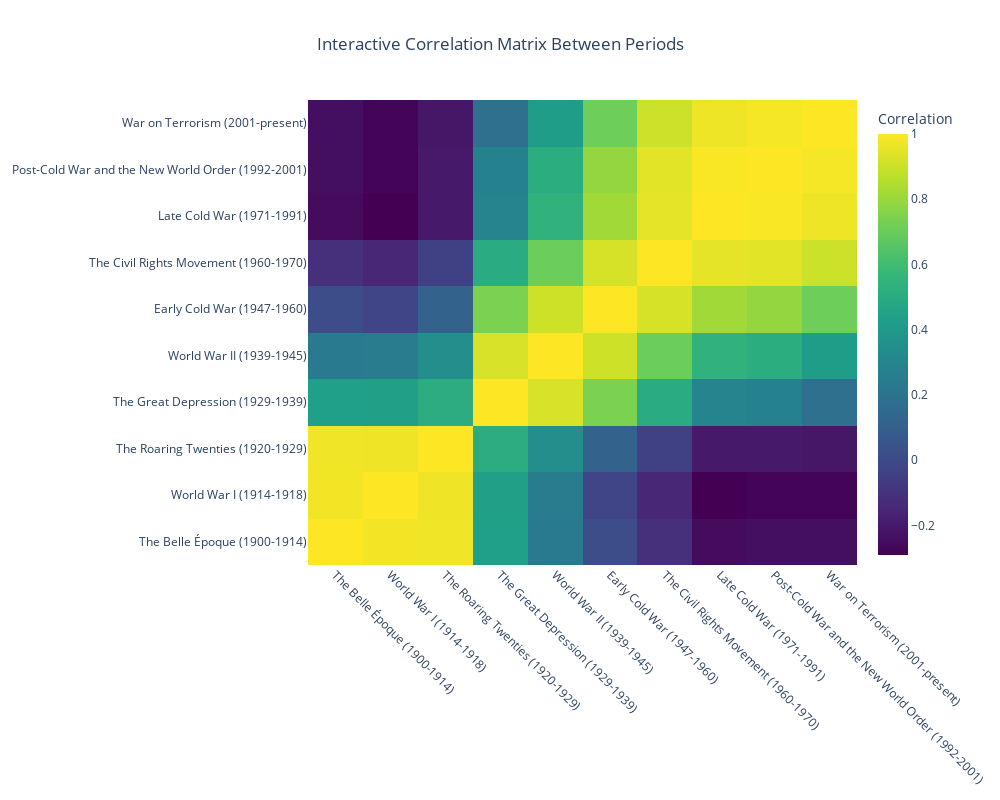

Notebook cell for this chart:
### Markdown cell above
This interactive heatmap visualizes correlations between periods, highlighting the top 3 themes contributing to each relationship through hover text.

### Code cell
# Transpose the normalized theme periods counts
periods_themes = normalized_theme_periods_counts.T
# Calculate the correlation matrix
correlation_matrix = periods_themes.corr()

# Generate hover text for each cell in the heatmap
hover_text = []
for i in range(len(correlation_matrix)):
    hover_row = []
    for j in range(len(correlation_matrix.columns)):
        top_themes = theme_periods_counts_pivot.columns[periods_themes.iloc[i].argsort()[:3]]  
        hover_row.append(f"Top 3 themes: {', '.join(top_themes)}")
    hover_text.append(hover_row)

# Create the heatmap
fig = go.Figure(data=go.Heatmap(
    z=correlation_matrix.values,
    x=correlation_matrix.columns,
    y=correlation_matrix.index,
    colorscale='Viridis',
    text=hover_text, 
    hoverinfo='text', 
    colorbar=dict(title="Correlation")
))

# Update layout for better visualization
fig.update_layout(
    title={
        'text': "Interactive Correlation Matrix Between Periods",
        'x': 0.5,
        'xanchor': 'center'
    },
    height=800,
    width=1000,
    xaxis_tickangle=45, 
)

# Display the figure
fig.show()
fig.write_html('/Users/lilly-flore/Desktop/period_corr_matrix.html')

### Figure 1 — Plotly figure (JSON) as saved in the notebook; plotly's stock layout.template omitted (floating-point values rounded to 4 significant figures)
{"data": [{"colorbar": {"title": {"text": "Correlation"}}, "colorscale": [[0, "#440154"], [0.1111, "#482878"], [0.2222, "#3e4989"], [0.3333, "#31688e"], [0.4444, "#26828e"], [0.5556, "#1f9e89"], [0.6667, "#35b779"], [0.7778, "#6ece58"], [0.8889, "#b5de2b"], [1, "#fde725"]], "hoverinfo": "text", "text": [["Top 3 themes: Animation/Family, Action/Adventure/Thriller, Black-and-White", "Top 3 themes: Animation/Family, Action/Adventure/Thriller, Black-and-White", "Top 3 themes: Animation/Family, Action/Adventure/Thriller, Black-and-White", "Top 3 themes: Animation/Family, Action/Adventure/Thriller, Black-and-White", "Top 3 themes: Animation/Family, Action/Adventure/Thriller, Black-and-White", "Top 3 themes: Animation/Family, Action/Adventure/Thriller, Black-and-White", "Top 3 themes: Animation/Family, Action/Adventure/Thriller, Black-and-White", "Top 3 themes: Animation/Family, Action/Adventure/Thriller, Black-and-White", "Top 3 themes: Animation/Family, Action/Adventure/Thriller, Black-and-White", "Top 3 themes: Animation/Family, Action/Adventure/Thriller, Black-and-White"], ["Top 3 themes: Animation/Family, Action/Adventure/Thriller, Black-and-White", "Top 3 themes: Animation/Family, Action/Adventure/Thriller, Black-and-White", "Top 3 themes: Animation/Family, Action/Adventure/Thriller, Black-and-White", "Top 3 themes: Animation/Family, Action/Adventure/Thriller, Black-and-White", "Top 3 themes: Animation/Family, Action/Adventure/Thriller, Black-and-White", "Top 3 themes: Animation/Family, Action/Adventure/Thriller, Black-and-White", "Top 3 themes: Animation/Family, Action/Adventure/Thriller, Black-and-White", "Top 3 themes: Animation/Family, Action/Adventure/Thriller, Black-and-White", "Top 3 themes: Animation/Family, Action/Adventure/Thriller, Black-and-White", "Top 3 themes: Animation/Family, Action/Adventure/Thriller, Black-and-White"], ["Top 3 themes: Other, Indie/Experimental/LGBT, Musical", "Top 3 themes: Other, Indie/Experimental/LGBT, Musical", "Top 3 themes: Other, Indie/Experimental/LGBT, Musical", "Top 3 themes: Other, Indie/Experimental/LGBT, Musical", "Top 3 themes: Other, Indie/Experimental/LGBT, Musical", "Top 3 themes: Other, Indie/Experimental/LGBT, Musical", "Top 3 themes: Other, Indie/Experimental/LGBT, Musical", "Top 3 themes: Other, Indie/Experimental/LGBT, Musical", "Top 3 themes: Other, Indie/Experimental/LGBT, Musical", "Top 3 themes: Other, Indie/Experimental/LGBT, Musical"], ["Top 3 themes: Action/Adventure/Thriller, Black-and-White, Historical/Biographical/Documentary", "Top 3 themes: Action/Adventure/Thriller, Black-and-White, Historical/Biographical/Documentary", "Top 3 themes: Action/Adventure/Thriller, Black-and-White, Historical/Biographical/Documentary", "Top 3 themes: Action/Adventure/Thriller, Black-and-White, Historical/Biographical/Documentary", "Top 3 themes: Action/Adventure/Thriller, Black-and-White, Historical/Biographical/Documentary", "Top 3 themes: Action/Adventure/Thriller, Black-and-White, Historical/Biographical/Documentary", "Top 3 themes: Action/Adventure/Thriller, Black-and-White, Historical/Biographical/Documentary", "Top 3 themes: Action/Adventure/Thriller, Black-and-White, Historical/Biographical/Documentary", "Top 3 themes: Action/Adventure/Thriller, Black-and-White, Historical/Biographical/Documentary", "Top 3 themes: Action/Adventure/Thriller, Black-and-White, Historical/Biographical/Documentary"], ["Top 3 themes: Animation/Family, Black-and-White, Drama/Mystery", "Top 3 themes: Animation/Family, Black-and-White, Drama/Mystery", "Top 3 themes: Animation/Family, Black-and-White, Drama/Mystery", "Top 3 themes: Animation/Family, Black-and-White, Drama/Mystery", "Top 3 themes: Animation/Family, Black-and-White, Drama/Mystery", "Top 3 themes: Animation/Family, Black-and-White, Drama/Mystery", "Top 3 themes: Animation/Family, Black-and-White, Drama/Mystery", "Top 3 themes: Animation/Family, Black-and-White, Drama/Mystery", "Top 3 themes: Animation/Family, Black-and-White, Drama/Mystery", "Top 3 themes: Animation/Family, Black-and-White, Drama/Mystery"], ["Top 3 themes: Animation/Family, Black-and-White, Action/Adventure/Thriller", "Top 3 themes: Animation/Family, Black-and-White, Action/Adventure/Thriller", "Top 3 themes: Animation/Family, Black-and-White, Action/Adventure/Thriller", "Top 3 themes: Animation/Family, Black-and-White, Action/Adventure/Thriller", "Top 3 themes: Animation/Family, Black-and-White, Action/Adventure/Thriller", "Top 3 themes: Animation/Family, Black-and-White, Action/Adventure/Thriller", "Top 3 themes: Animation/Family, Black-and-White, Action/Adventure/Thriller", "Top 3 themes: Animation/Family, Black-and-White, Action/Adventure/Thriller", "Top 3 themes: Animation/Family, Black-and-White, Action/Adventure/Thriller", "Top 3 themes: Animation/Family, Black-and-White, Action/Adventure/Thriller"], ["Top 3 themes: Animation/Family, Action/Adventure/Thriller, Black-and-White", "Top 3 themes: Animation/Family, Action/Adventure/Thriller, Black-and-White", "Top 3 themes: Animation/Family, Action/Adventure/Thriller, Black-and-White", "Top 3 themes: Animation/Family, Action/Adventure/Thriller, Black-and-White", "Top 3 themes: Animation/Family, Action/Adventure/Thriller, Black-and-White", "Top 3 themes: Animation/Family, Action/Adventure/Thriller, Black-and-White", "Top 3 themes: Animation/Family, Action/Adventure/Thriller, Black-and-White", "Top 3 themes: Animation/Family, Action/Adventure/Thriller, Black-and-White", "Top 3 themes: Animation/Family, Action/Adventure/Thriller, Black-and-White", "Top 3 themes: Animation/Family, Action/Adventure/Thriller, Black-and-White"], ["Top 3 themes: Drama/Mystery, Historical/Biographical/Documentary, Comedy", "Top 3 themes: Drama/Mystery, Historical/Biographical/Documentary, Comedy", "Top 3 themes: Drama/Mystery, Historical/Biographical/Documentary, Comedy", "Top 3 themes: Drama/Mystery, Historical/Biographical/Documentary, Comedy", "Top 3 themes: Drama/Mystery, Historical/Biographical/Documentary, Comedy", "Top 3 themes: Drama/Mystery, Historical/Biographical/Documentary, Comedy", "Top 3 themes: Drama/Mystery, Historical/Biographical/Documentary, Comedy", "Top 3 themes: Drama/Mystery, Historical/Biographical/Documentary, Comedy", "Top 3 themes: Drama/Mystery, Historical/Biographical/Documentary, Comedy", "Top 3 themes: Drama/Mystery, Historical/Biographical/Documentary, Comedy"], ["Top 3 themes: Animation/Family, Action/Adventure/Thriller, Black-and-White", "Top 3 themes: Animation/Family, Action/Adventure/Thriller, Black-and-White", "Top 3 themes: Animation/Family, Action/Adventure/Thriller, Black-and-White", "Top 3 themes: Animation/Family, Action/Adventure/Thriller, Black-and-White", "Top 3 themes: Animation/Family, Action/Adventure/Thriller, Black-and-White", "Top 3 themes: Animation/Family, Action/Adventure/Thriller, Black-and-White", "Top 3 themes: Animation/Family, Action/Adventure/Thriller, Black-and-White", "Top 3 themes: Animation/Family, Action/Adventure/Thriller, Black-and-White", "Top 3 themes: Animation/Family, Action/Adventure/Thriller, Black-and-White", "Top 3 themes: Animation/Family, Action/Adventure/Thriller, Black-and-White"], ["Top 3 themes: Animation/Family, Action/Adventure/Thriller, Black-and-White", "Top 3 themes: Animation/Family, Action/Adventure/Thriller, Black-and-White", "Top 3 themes: Animation/Family, Action/Adventure/Thriller, Black-and-White", "Top 3 themes: Animation/Family, Action/Adventure/Thriller, Black-and-White", "Top 3 themes: Animation/Family, Action/Adventure/Thriller, Black-and-White", "Top 3 themes: Animation/Family, Action/Adventure/Thriller, Black-and-White", "Top 3 themes: Animation/Family, Action/Adventure/Thriller, Black-and-White", "Top 3 themes: Animation/Family, Action/Adventure/Thriller, Black-and-White", "Top 3 themes: Animation/Family, Action/Adventure/Thriller, Black-and-White", "Top 3 themes: Animation/Family, Action/Adventure/Thriller, Black-and-White"]], "type": "heatmap", "x": ["The Belle Époque (1900-1914)", "World War I (1914-1918)", "The Roaring Twenties (1920-1929)", "The Great Depression (1929-1939)", "World War II (1939-1945)", "Early Cold War (1947-1960)", "The Civil Rights Movement (1960-1970)", "Late Cold War (1971-1991)", "Post-Cold War and the New World Order (1992-2001)", "War on Terrorism (2001-present)"], "y": ["The Belle Époque (1900-1914)", "World War I (1914-1918)", "The Roaring Twenties (1920-1929)", "The Great Depression (1929-1939)", "World War II (1939-1945)", "Early Cold War (1947-1960)", "The Civil Rights Movement (1960-1970)", "Late Cold War (1971-1991)", "Post-Cold War and the New World Order (1992-2001)", "War on Terrorism (2001-present)"], "z": [[1, 0.9754, 0.9742, 0.4358, 0.2407, 0.01693, -0.1118, -0.2531, -0.2393, -0.2373], [0.9754, 1, 0.9721, 0.4406, 0.2427, -0.02089, -0.1505, -0.2905, -0.2745, -0.2761], [0.9742, 0.9721, 1, 0.5087, 0.3434, 0.1124, -0.03763, -0.2039, -0.2005, -0.2142], [0.4358, 0.4406, 0.5087, 1, 0.9254, 0.739, 0.5001, 0.2954, 0.2777, 0.1822], [0.2407, 0.2427, 0.3434, 0.9254, 1, 0.9056, 0.7055, 0.5435, 0.512, 0.4233], [0.01693, -0.02089, 0.1124, 0.739, 0.9056, 1, 0.9221, 0.816, 0.7889, 0.7104], [-0.1118, -0.1505, -0.03763, 0.5001, 0.7055, 0.9221, 1, 0.9526, 0.9452, 0.9024], [-0.2531, -0.2905, -0.2039, 0.2954, 0.5435, 0.816, 0.9526, 1, 0.9929, 0.97], [-0.2393, -0.2745, -0.2005, 0.2777, 0.512, 0.7889, 0.9452, 0.9929, 1, 0.9845], [-0.2373, -0.2761, -0.2142, 0.1822, 0.4233, 0.7104, 0.9024, 0.97, 0.9845, 1]]}], "layout": {"height": 800, "title": {"text": "Interactive Correlation Matrix Between Periods", "x": 0.5, "xanchor": "center"}, "width": 1000, "xaxis": {"tickangle": 45}}}
